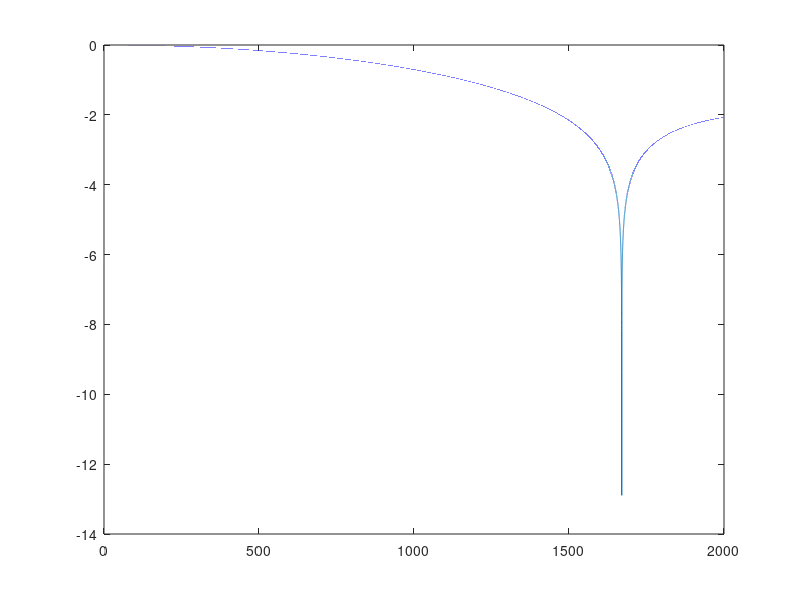

MATLAB code to generate this figure:
clear all;

z=[0:0.01:2000]';       %micron
CCD_lambda=0.350/4048;   %micron
grating_lens_lambda=CCD_lambda;    %micron
center_lambda=0.76; %micron
R=log10((sinc(4*(CCD_lambda/center_lambda^2).*z).^2).*exp(-8/log(2)*((grating_lens_lambda/center_lambda^2).*z).^2));
plot(z,R);